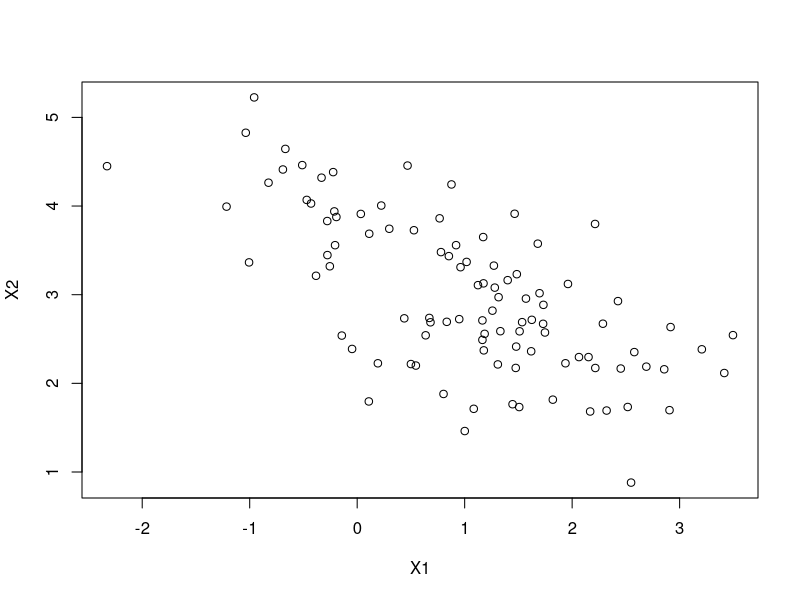
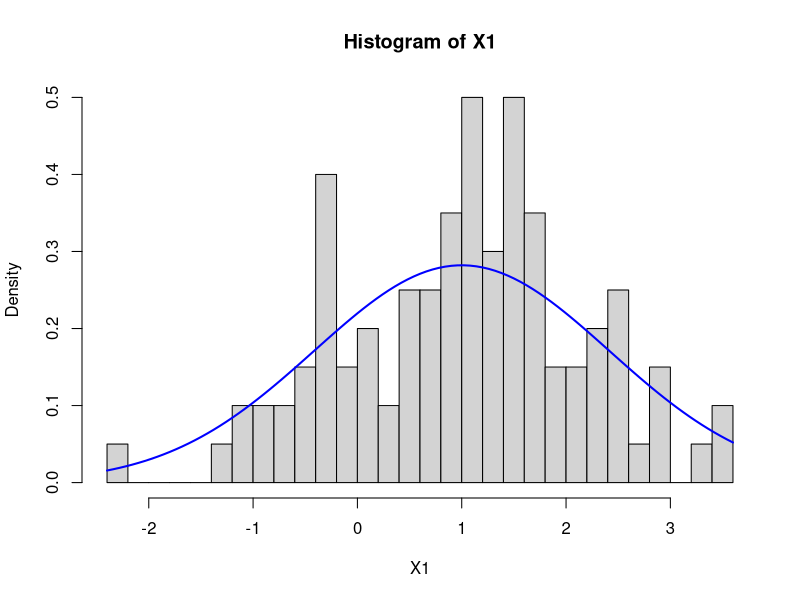
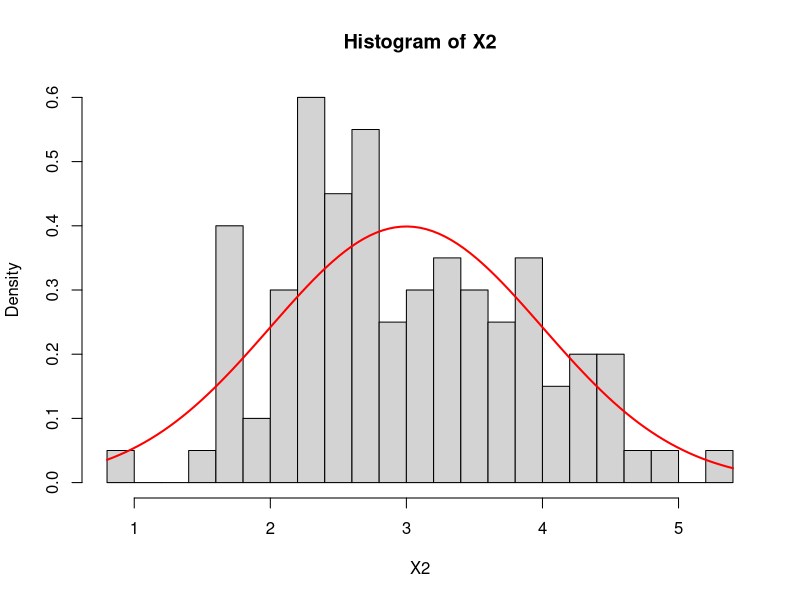
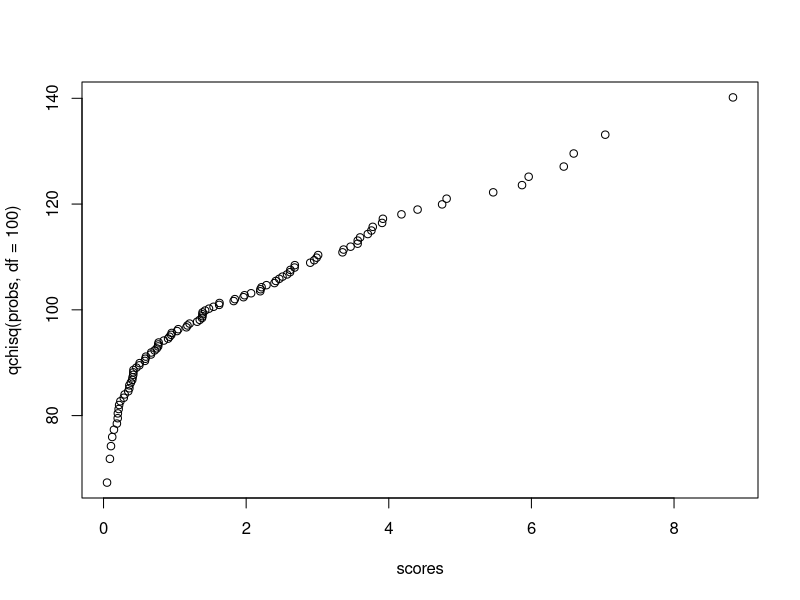

Reproduce these figures in R, in order.
#### Normal Multivariada ####
#para gerar uma normal multivariada precisariamos de:
#- vetor de médias
#- matriz de covariâncias

### Normal Bivariada
#deseja-se gerar 100 pares ordenados de uma normal bivariada
#com
mu1<-1 ; mu2<- 3; var1<- 2; var2<- 1; corr <- -0.8
#para isso:
# -Calcular var.str = var1*(1-corr^2)
# -Geramos X2 de acordo com sua distribuição marginal
# -Calculamos mu.str <- 1 - corr*sqrt(var2/var1)*(X2-3)
# -Gerar X1 de acordo com uma N(mu.str,var.str)
# -Retornar (X1,X2)
Multinorm <- function(n,mu1,mu2,var1,var2,corr){
  var.str <- var1*(1-corr^2)
  X2 <- rnorm(n, mu2,sqrt(var2))
  mu.str <- mu1 + corr*sqrt(var1/var2)*(X2-mu2)
  X1 <- sapply(mu.str, function(mu){
    rnorm(1,mu,sqrt(var.str))
  })
  return(matrix(c(X1,X2), ncol=2))
}
X.til <- Multinorm(100,mu1,mu2,var1,var2,corr)
X1 <- X.til[,1]
X2 <- X.til[,2]

plot(X1,X2)

hist(X1,freq=F,breaks=25)
curve(dnorm(x,mu1,sqrt(var1)),add=T,col="blue",lwd=2)
hist(X2, freq=F,breaks=25)
curve(dnorm(x,mu2,sqrt(var2)),add=T,col="red",lwd=2)
#medias
(medias <- apply(X.til,2,mean))
# matriz de covariancias
S <- cov(X.til)
#correlacao
cov(X1,X2)/sqrt(var1*var2)

## Seja Xtil ~ Np(mutil,sigma), entao:
#(xtil-mutil)%*% solve(sigma) %*%(xtil-mutil) ~ Chisq(p) , onde solve() é a inversão da matriz
#entao
#scale(Xtil,center=T,scale=F) %*% solve(S) %*% t(scale(Xtil,center=T,scale=F))
#
M <- scale(X.til,center=T,scale=F) %*% solve(S) %*% t(scale(X.til,center=T,scale=F))
scores <- diag(M)

ks.test(scores, pchisq, df=100)
probs <- (rank(scores)-0.5)/100
plot(scores, qchisq(probs,df=100))